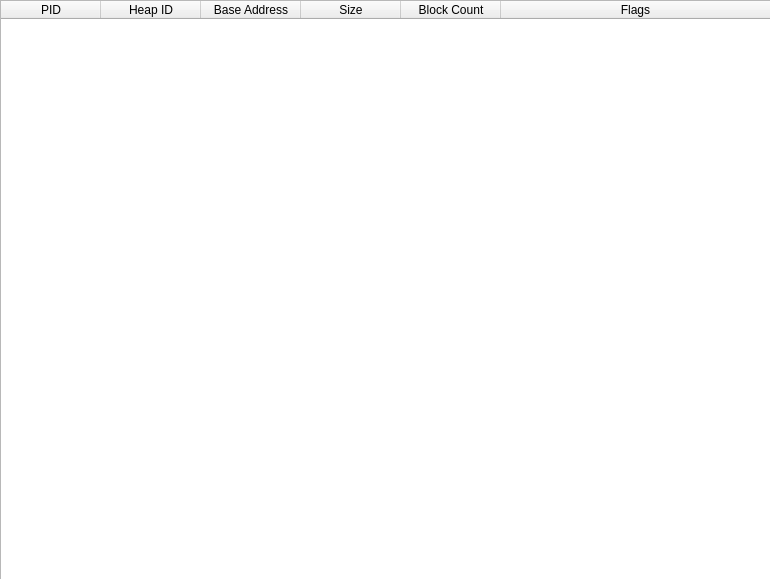
<?xml version="1.0" encoding="UTF-8"?>
<ui version="4.0">
 <class>qtDLGHeapViewClass</class>
 <widget class="QWidget" name="qtDLGHeapViewClass">
  <property name="geometry">
   <rect>
    <x>0</x>
    <y>0</y>
    <width>770</width>
    <height>579</height>
   </rect>
  </property>
  <property name="sizePolicy">
   <sizepolicy hsizetype="Expanding" vsizetype="Expanding">
    <horstretch>0</horstretch>
    <verstretch>0</verstretch>
   </sizepolicy>
  </property>
  <property name="windowTitle">
   <string>[ Nanomite ] - Heap View</string>
  </property>
  <property name="windowIcon">
   <iconset resource="qtDLGNanomite.qrc">
    <normaloff>:/qtDLGNanomite/Icons/IDI_MAIN.ico</normaloff>:/qtDLGNanomite/Icons/IDI_MAIN.ico</iconset>
  </property>
  <widget class="QWidget" name="verticalLayoutWidget">
   <property name="geometry">
    <rect>
     <x>0</x>
     <y>0</y>
     <width>771</width>
     <height>581</height>
    </rect>
   </property>
   <layout class="QVBoxLayout" name="verticalLayout">
    <item>
     <widget class="QTableWidget" name="tblHeapView">
      <property name="contextMenuPolicy">
       <enum>Qt::CustomContextMenu</enum>
      </property>
      <property name="editTriggers">
       <set>QAbstractItemView::NoEditTriggers</set>
      </property>
      <property name="selectionBehavior">
       <enum>QAbstractItemView::SelectRows</enum>
      </property>
      <attribute name="horizontalHeaderStretchLastSection">
       <bool>true</bool>
      </attribute>
      <attribute name="verticalHeaderVisible">
       <bool>false</bool>
      </attribute>
      <attribute name="verticalHeaderDefaultSectionSize">
       <number>15</number>
      </attribute>
      <attribute name="verticalHeaderMinimumSectionSize">
       <number>15</number>
      </attribute>
      <column>
       <property name="text">
        <string>PID</string>
       </property>
      </column>
      <column>
       <property name="text">
        <string>Heap ID</string>
       </property>
      </column>
      <column>
       <property name="text">
        <string>Base Address</string>
       </property>
      </column>
      <column>
       <property name="text">
        <string>Size</string>
       </property>
      </column>
      <column>
       <property name="text">
        <string>Block Count</string>
       </property>
      </column>
      <column>
       <property name="text">
        <string>Flags</string>
       </property>
      </column>
     </widget>
    </item>
   </layout>
  </widget>
 </widget>
 <resources>
  <include location="qtDLGNanomite.qrc"/>
 </resources>
 <connections/>
</ui>
